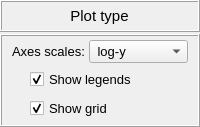
             <widget class="QFrame" name="frame_14">
              <property name="maximumSize">
               <size>
                <width>16777215</width>
                <height>140</height>
               </size>
              </property>
              <property name="frameShape">
               <enum>QFrame::NoFrame</enum>
              </property>
              <property name="frameShadow">
               <enum>QFrame::Raised</enum>
              </property>
              <layout class="QGridLayout" name="gridLayout_18">
               <property name="leftMargin">
                <number>0</number>
               </property>
               <property name="topMargin">
                <number>0</number>
               </property>
               <property name="rightMargin">
                <number>0</number>
               </property>
               <property name="bottomMargin">
                <number>0</number>
               </property>
               <property name="verticalSpacing">
                <number>2</number>
               </property>
               <item row="0" column="0">
                <widget class="QFrame" name="frame_13">
                 <property name="minimumSize">
                  <size>
                   <width>0</width>
                   <height>32</height>
                  </size>
                 </property>
                 <property name="maximumSize">
                  <size>
                   <width>16777215</width>
                   <height>32</height>
                  </size>
                 </property>
                 <property name="frameShape">
                  <enum>QFrame::Box</enum>
                 </property>
                 <property name="frameShadow">
                  <enum>QFrame::Raised</enum>
                 </property>
                 <layout class="QGridLayout" name="gridLayout_11">
                  <property name="leftMargin">
                   <number>0</number>
                  </property>
                  <property name="topMargin">
                   <number>0</number>
                  </property>
                  <property name="rightMargin">
                   <number>0</number>
                  </property>
                  <property name="bottomMargin">
                   <number>0</number>
                  </property>
                  <property name="spacing">
                   <number>0</number>
                  </property>
                  <item row="0" column="0">
                   <widget class="QLabel" name="label_9">
                    <property name="enabled">
                     <bool>true</bool>
                    </property>
                    <property name="sizePolicy">
                     <sizepolicy hsizetype="Preferred" vsizetype="Expanding">
                      <horstretch>0</horstretch>
                      <verstretch>0</verstretch>
                     </sizepolicy>
                    </property>
                    <property name="minimumSize">
                     <size>
                      <width>120</width>
                      <height>20</height>
                     </size>
                    </property>
                    <property name="maximumSize">
                     <size>
                      <width>165</width>
                      <height>32</height>
                     </size>
                    </property>
                    <property name="font">
                     <font>
                      <family>MS Shell Dlg 2</family>
                      <pointsize>11</pointsize>
                      <weight>50</weight>
                      <italic>false</italic>
                      <bold>false</bold>
                     </font>
                    </property>
                    <property name="frameShape">
                     <enum>QFrame::NoFrame</enum>
                    </property>
                    <property name="frameShadow">
                     <enum>QFrame::Sunken</enum>
                    </property>
                    <property name="text">
                     <string>Plot type</string>
                    </property>
                    <property name="textFormat">
                     <enum>Qt::AutoText</enum>
                    </property>
                    <property name="scaledContents">
                     <bool>false</bool>
                    </property>
                    <property name="alignment">
                     <set>Qt::AlignCenter</set>
                    </property>
                    <property name="wordWrap">
                     <bool>false</bool>
                    </property>
                    <property name="indent">
                     <number>0</number>
                    </property>
                   </widget>
                  </item>
                 </layout>
                </widget>
               </item>
               <item row="1" column="0">
                <widget class="QFrame" name="frame_9">
                 <property name="minimumSize">
                  <size>
                   <width>0</width>
                   <height>0</height>
                  </size>
                 </property>
                 <property name="maximumSize">
                  <size>
                   <width>220</width>
                   <height>120</height>
                  </size>
                 </property>
                 <property name="frameShape">
                  <enum>QFrame::Box</enum>
                 </property>
                 <property name="frameShadow">
                  <enum>QFrame::Raised</enum>
                 </property>
                 <layout class="QGridLayout" name="gridLayout_12">
                  <property name="leftMargin">
                   <number>4</number>
                  </property>
                  <property name="topMargin">
                   <number>4</number>
                  </property>
                  <property name="rightMargin">
                   <number>4</number>
                  </property>
                  <property name="bottomMargin">
                   <number>4</number>
                  </property>
                  <property name="spacing">
                   <number>4</number>
                  </property>
                  <item row="0" column="0">
                   <widget class="QFrame" name="frame_12">
                    <property name="maximumSize">
                     <size>
                      <width>16777215</width>
                      <height>28</height>
                     </size>
                    </property>
                    <property name="font">
                     <font>
                      <pointsize>10</pointsize>
                      <weight>50</weight>
                      <bold>false</bold>
                     </font>
                    </property>
                    <property name="frameShape">
                     <enum>QFrame::NoFrame</enum>
                    </property>
                    <property name="frameShadow">
                     <enum>QFrame::Raised</enum>
                    </property>
                    <layout class="QGridLayout" name="gridLayout_10">
                     <property name="leftMargin">
                      <number>2</number>
                     </property>
                     <property name="topMargin">
                      <number>0</number>
                     </property>
                     <property name="rightMargin">
                      <number>2</number>
                     </property>
                     <property name="bottomMargin">
                      <number>0</number>
                     </property>
                     <property name="horizontalSpacing">
                      <number>4</number>
                     </property>
                     <property name="verticalSpacing">
                      <number>2</number>
                     </property>
                     <item row="0" column="2">
                      <widget class="QComboBox" name="comboBox_plot_type">
                       <property name="sizePolicy">
                        <sizepolicy hsizetype="Expanding" vsizetype="Fixed">
                         <horstretch>0</horstretch>
                         <verstretch>0</verstretch>
                        </sizepolicy>
                       </property>
                       <property name="minimumSize">
                        <size>
                         <width>80</width>
                         <height>0</height>
                        </size>
                       </property>
                       <property name="maximumSize">
                        <size>
                         <width>100</width>
                         <height>26</height>
                        </size>
                       </property>
                       <property name="font">
                        <font>
                         <family>MS Shell Dlg 2</family>
                         <pointsize>10</pointsize>
                         <weight>50</weight>
                         <italic>false</italic>
                         <bold>false</bold>
                        </font>
                       </property>
                       <property name="styleSheet">
                        <string notr="true"/>
                       </property>
                       <item>
                        <property name="text">
                         <string> log-y</string>
                        </property>
                       </item>
                       <item>
                        <property name="text">
                         <string> log-x</string>
                        </property>
                       </item>
                       <item>
                        <property name="text">
                         <string> lin-lin</string>
                        </property>
                       </item>
                       <item>
                        <property name="text">
                         <string> log-log</string>
                        </property>
                       </item>
                      </widget>
                     </item>
                     <item row="0" column="1">
                      <widget class="QLabel" name="label">
                       <property name="minimumSize">
                        <size>
                         <width>0</width>
                         <height>0</height>
                        </size>
                       </property>
                       <property name="maximumSize">
                        <size>
                         <width>16777215</width>
                         <height>26</height>
                        </size>
                       </property>
                       <property name="font">
                        <font>
                         <pointsize>10</pointsize>
                        </font>
                       </property>
                       <property name="text">
                        <string>Axes scales:</string>
                       </property>
                      </widget>
                     </item>
                     <item row="0" column="3">
                      <widget class="QFrame" name="frame_19">
                       <property name="frameShape">
                        <enum>QFrame::NoFrame</enum>
                       </property>
                       <property name="frameShadow">
                        <enum>QFrame::Raised</enum>
                       </property>
                      </widget>
                     </item>
                     <item row="0" column="0">
                      <widget class="QFrame" name="frame_21">
                       <property name="frameShape">
                        <enum>QFrame::NoFrame</enum>
                       </property>
                       <property name="frameShadow">
                        <enum>QFrame::Raised</enum>
                       </property>
                      </widget>
                     </item>
                    </layout>
                   </widget>
                  </item>
                  <item row="1" column="0">
                   <widget class="QFrame" name="frame_legends_2">
                    <property name="maximumSize">
                     <size>
                      <width>16777215</width>
                      <height>28</height>
                     </size>
                    </property>
                    <property name="frameShape">
                     <enum>QFrame::NoFrame</enum>
                    </property>
                    <property name="frameShadow">
                     <enum>QFrame::Raised</enum>
                    </property>
                    <layout class="QGridLayout" name="gridLayout_19">
                     <property name="leftMargin">
                      <number>2</number>
                     </property>
                     <property name="topMargin">
                      <number>2</number>
                     </property>
                     <property name="rightMargin">
                      <number>2</number>
                     </property>
                     <property name="bottomMargin">
                      <number>2</number>
                     </property>
                     <property name="spacing">
                      <number>2</number>
                     </property>
                     <item row="0" column="0">
                      <widget class="QCheckBox" name="checkBox_legends">
                       <property name="minimumSize">
                        <size>
                         <width>75</width>
                         <height>0</height>
                        </size>
                       </property>
                       <property name="maximumSize">
                        <size>
                         <width>140</width>
                         <height>26</height>
                        </size>
                       </property>
                       <property name="font">
                        <font>
                         <family>MS Shell Dlg 2</family>
                         <pointsize>10</pointsize>
                         <weight>50</weight>
                         <italic>false</italic>
                         <bold>false</bold>
                        </font>
                       </property>
                       <property name="text">
                        <string>Show legends</string>
                       </property>
                       <property name="checked">
                        <bool>true</bool>
                       </property>
                      </widget>
                     </item>
                    </layout>
                   </widget>
                  </item>
                  <item row="2" column="0">
                   <widget class="QFrame" name="frame_legends_3">
                    <property name="maximumSize">
                     <size>
                      <width>16777215</width>
                      <height>28</height>
                     </size>
                    </property>
                    <property name="frameShape">
                     <enum>QFrame::NoFrame</enum>
                    </property>
                    <property name="frameShadow">
                     <enum>QFrame::Raised</enum>
                    </property>
                    <layout class="QGridLayout" name="gridLayout_22">
                     <property name="leftMargin">
                      <number>2</number>
                     </property>
                     <property name="topMargin">
                      <number>2</number>
                     </property>
                     <property name="rightMargin">
                      <number>2</number>
                     </property>
                     <property name="bottomMargin">
                      <number>2</number>
                     </property>
                     <property name="spacing">
                      <number>2</number>
                     </property>
                     <item row="0" column="0">
                      <widget class="QCheckBox" name="checkBox_grid">
                       <property name="minimumSize">
                        <size>
                         <width>75</width>
                         <height>0</height>
                        </size>
                       </property>
                       <property name="maximumSize">
                        <size>
                         <width>140</width>
                         <height>26</height>
                        </size>
                       </property>
                       <property name="font">
                        <font>
                         <family>MS Shell Dlg 2</family>
                         <pointsize>10</pointsize>
                         <weight>50</weight>
                         <italic>false</italic>
                         <bold>false</bold>
                        </font>
                       </property>
                       <property name="text">
                        <string>Show grid</string>
                       </property>
                       <property name="checked">
                        <bool>true</bool>
                       </property>
                      </widget>
                     </item>
                    </layout>
                   </widget>
                  </item>
                 </layout>
                </widget>
               </item>
              </layout>
             </widget>
